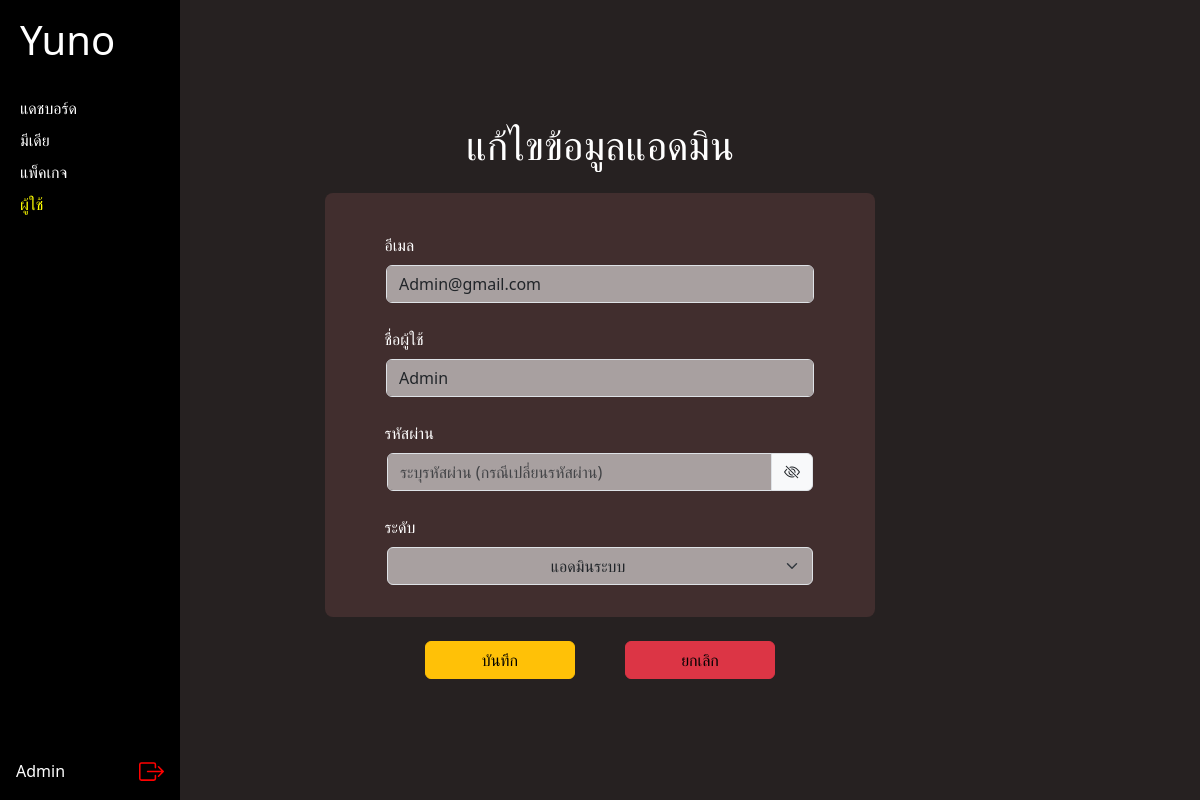
/edit_admin.php?id=3 (signed in), run on the app's committed database.
### tables this page shows
CREATE TABLE `User` (
  `user_id` int NOT NULL,
  `user_name` varchar(100) NOT NULL,
  `user_password` varchar(100) NOT NULL,
  `user_email` varchar(100) NOT NULL,
  `user_birthdate` date DEFAULT NULL,
  `package_name` varchar(50) DEFAULT NULL,
  `user_lv` tinyint NOT NULL COMMENT 'user = 0\r\nmain admin = 1\r\nmedia admin = 2',
  `register_date` date NOT NULL,
  `package_start` date DEFAULT NULL,
  `user_img` varchar(200) NOT NULL DEFAULT '-',
  `package_end` date DEFAULT NULL
);

### edit_admin.php (the view, shortened to what this page needs)
<?php require('connect.php'); ?>
<?php if(isset($_SESSION['logined']) and $_SESSION['user_lv']==1) { ?>
    <!DOCTYPE html>
    <html lang="th">
    <head>
        <link href="css/bootstrap.css" rel="stylesheet">
        <link href="css/mycss.css" rel="stylesheet">
        <link rel="stylesheet" href="https://cdn.jsdelivr.net/npm/bootstrap-icons@1.3.0/font/bootstrap-icons.css" />
        <link rel="stylesheet" href="https://cdnjs.cloudflare.com/ajax/libs/font-awesome/6.5.0/css/all.min.css">
    </head>
    <body class="dark-bg d-flex justify-content-center align-items-center" style="min-height: 100vh;">
    <div class="w-100">
        <?php require('admin_navbar.php') ?>
        <div class="container d-flex justify-content-center align-items-center flex-column" style="min-height: 80vh;">
        <h1 class="mb-4">แก้ไขข้อมูลแอดมิน</h1>
        <?php
            $sql = "SELECT user_email, user_name, user_lv FROM User WHERE user_id = '".$_GET['id']."'";
            $result = mysqli_query($dbcon, $sql);
            $row = mysqli_fetch_assoc($result);
        ?>
        <form action="admin_edit_save.php?id=<?php echo $_GET['id']; ?>" method="post">
            <div class="row p-3 rounded-3 justify-content-center" style="background-color: #412E2E; width: 550px;">
                <div class="row justify-content-center mt-4">
                    <div class="row mb-2" style="margin-left: 3px;">
                    <label>อีเมล</label>
                    </div>
                <input name="email" type="email" class="form-control mb-2" style="width: 428px; background-color: #A8A0A0;" placeholder="ระบุอีเมล" required value="<?php echo $row['user_email']; ?>">
                </div>
                <div class="row justify-content-center mt-3">
                    <div class="row mb-2" style="margin-left: 3px;">
                    <label>ชื่อผู้ใช้</label>
                    </div>
                <input name="username" type="text" class="form-control mb-2" style="width: 428px; background-color: #A8A0A0;" placeholder="ระบุชื่อผู้ใช้" required value="<?php echo $row['user_name']; ?>">
                </div>
                <div class="row justify-content-center mt-3">
                    <div class="row mb-2" style="margin-left: 3px;">
                    <label>รหัสผ่าน</label>
                    </div>
                <div class="input-group" style="width: 450px;">
                    <input name="password" id="password" class="form-control mb-2" style="background-color: #A8A0A0;" type="password" placeholder="ระบุรหัสผ่าน (กรณีเปลี่ยนรหัสผ่าน)">
                    <i class="bi bi-eye-slash input-group-text mb-2" id="togglePassword"></i>
                </div>
                </div>
                <div class="row justify-content-center mt-3 mb-2">
                    <div class="row mb-2" style="margin-left: 3px;">
                    <label>ระดับ</label>
                    </div>
                <div class="input-group" style="width: 450px;">
                    <select name="lv" class="form-select mb-2 text-center" style="background-color: #A8A0A0;" required>
                        <option value="1" <?php if($row['user_lv']==1) echo 'selected'; ?>>แอดมินระบบ</option>
                    </select>
                </div>
                </div>
            </div>
            <div class="row justify-content-center mt-4">
                <button class="btn btn-warning" style="width: 150px; margin-right: 25px;" onclick="return confirm('ยืนยันการบันทึก?');">บันทึก</button>
                <button type="button" class="btn btn-danger text-black" style="width: 150px; margin-left: 25px;"onclick="if (confirm('ยืนยันการยกเลิก?')) history.back();">ยกเลิก</button>
            </div>
        </form>
        </div>
    </div>
    </body>
    </html>
 <?php } else {
    echo "<script>location.href='index.php';</script>";
    exit;
 } ?>

### css/mycss.css (style rules this page uses)
.dark-bg { background-color: #262121; color: white; }

### edit_admin.php (style rules this page uses)
form i { margin-left: -30px; cursor: pointer; }

### data on the page
user: email "Admin@gmail.com", username "Admin", lv "แอดมินระบบ"
